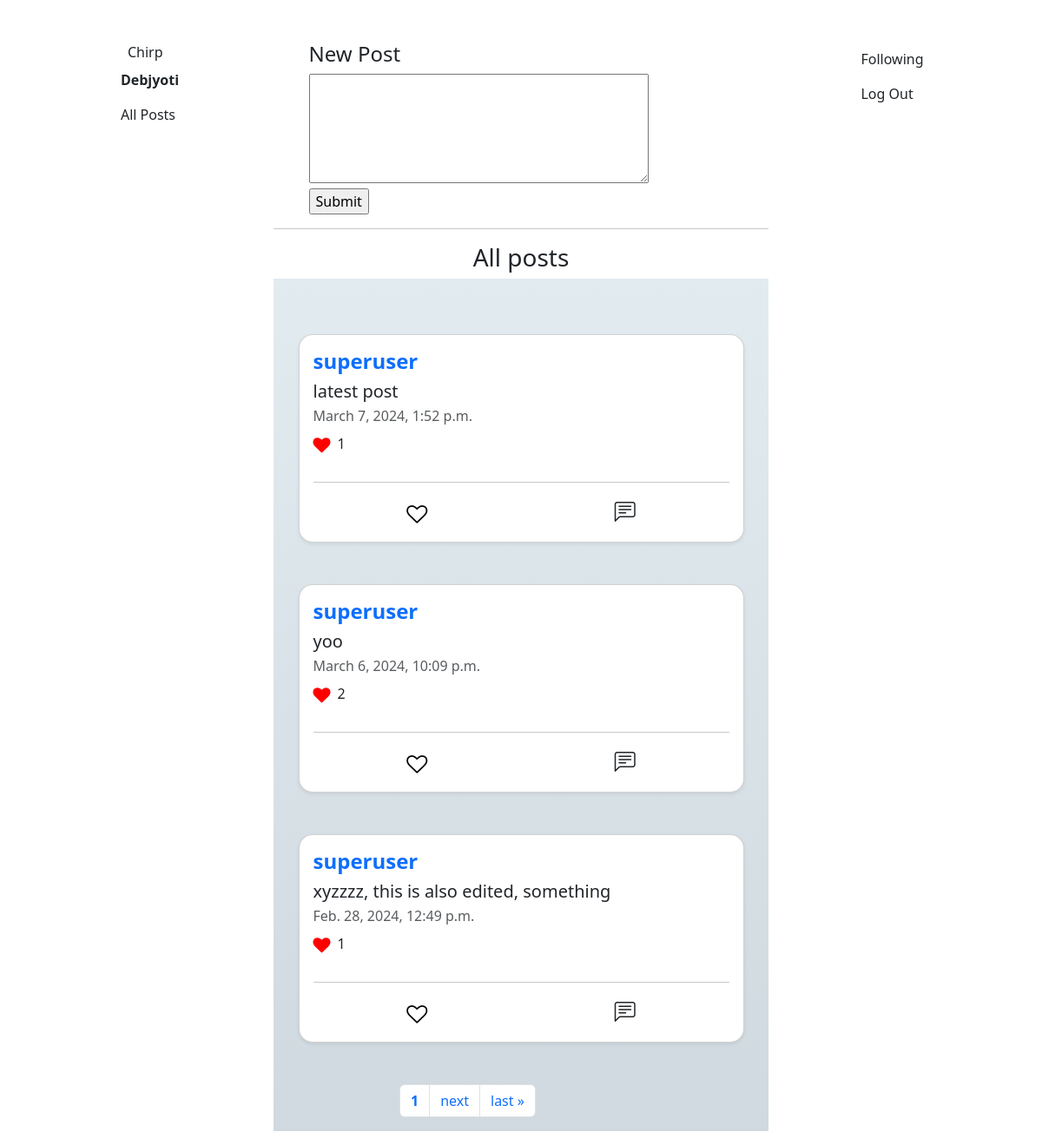
/ (signed in), run on the app's committed database.
### network/models.py (models this page shows)
class User(AbstractUser, models.Model):
    follower_count = models.IntegerField(default=0)
    following_count = models.IntegerField(default=0)
    follower_list = models.ManyToManyField('User', blank=True, related_name='followers')
    following_list = models.ManyToManyField('User', blank=True, related_name='following')

class Posts(models.Model):
    username = models.ForeignKey('User', null=True, on_delete=models.SET_NULL, related_name='all_posts')
    post_content = models.CharField(max_length=1000)
    creation_time = models.DateTimeField(auto_now_add=True, blank=True, null=True)
    likes = models.IntegerField(default=0)
    liked_by = models.ManyToManyField('User', blank=True, related_name='likes')

### network/views.py (the view)
# urls.py: path("", views.index, name="index"),
def index(request):
    posts = Posts.objects.all().order_by('-creation_time')
    paginator = Paginator(posts, 3)
    page_number = request.GET.get("page")
    page_obj = paginator.get_page(page_number)
    return render(request, "network/index.html", {
        "post_form": PostForm(),
        "all_posts": page_obj,
        "all_comments": Comments.objects.all()
    })

### network/forms.py
class PostForm(forms.Form):
    post_content = forms.CharField(label="", widget=forms.Textarea(attrs={"rows":"5"}), max_length=1000)

### network/templates/network/index.html (shortened to what this page needs)
{% extends "network/layout.html" %}
{% load static %}
{% block body %}
  {% if post_form == "profile_pg" %}
    <div class="product-container container-fluid" style="width: 90%;">
      name: {{ user_profile.username }}
      <br>
      followers: {{ user_profile.follower_count }}
      <br>
      following: {{ user_profile.following_count }}
      <br>
      {% if user.is_authenticated and user.username != user_profile.username %}
          <a href="{% url 'followrequest' user_profile.username %}">
              <button>
                  {% if user in user_profile.follower_list.all %}
                      Unfollow
                  {% else %}
                      Follow
                  {% endif %}
              </button>
          </a>
          <br>
      {% endif %}
    </div>
  {% elif post_form != "profile_pg" and post_form != "following_pg" and user.is_authenticated %}
    <div class="product-container container-fluid" style="width: 90%;">
      <h4>New Post</h4>
      <form id="new-post" action="{% url 'newpost' %}" method="post">
        {{ post_form }}
        <input type="submit" value="Submit">
      </form>
    </div>
  {% endif %}
  <hr>
  <h3 class="text-center">All posts </h3>
  <div class="pt-3" style="background: linear-gradient(to top, #cfd9df 0%, #e2ebf0 100%);">
    {% for post in all_posts %}
    <div class="product-container rounded-4 container-fluid card my-5 shadow-sm p-3" style="width: 90%;">
      <div class="d-flex justify-content-between">
        <a class="text-decoration-none" href="{% url 'profile' post.username %}">
          <h4 class="fw-bold">{{ post.username }}</h4>
        </a>
      </div>
      <h5 id="post-{{post.id}}">{{ post.post_content }}</h5>
      <p class="card-subtitle mb-2 text-muted">{{ post.creation_time }}</p>
      <div class="d-flex">
        <i class="fa fa-heart pt-1" style="font-size:20px;color:red"></i>
        <p class="px-2" id="likecount-{{post.id}}">{{ post.likes }}</p>
      </div>
      <hr>
      <div class="d-flex justify-content-around">
        {% if user.is_authenticated %}
        <div id="like-{{post.id}}" onclick="like_post(id)">
          {% if user in post.liked_by.all %}
            <i class="fa fa-heart mt-2" style="font-size:24px;color:red"></i>
          {% else %}
            <i class="fa fa-heart-o mt-2" style="font-size:24px;color:black"></i>
          {% endif %}
        </div>
        {% endif %}
        <div id="loadcomment-{{post.id}}" onclick="load_comments(id)">
          <i class="bi bi-chat-left-text" style="font-size: 24px;"></i>
        </div>
      </div>
    </div>
  {% endfor %}
  <div class="product-container container-fluid" style="width: 25rem;">
    <ul class="pagination px-5">
      <li class="page-item">
          <p class="page-link fw-bold">{{ all_posts.number }}</p>
      </li>
      {% if all_posts.has_next %}
        <li class="page-item">
          <a href="?page={{ all_posts.next_page_number }}" class="page-link">next</a>
        </li>
        <li class="page-item">
          <a href="?page={{ all_posts.paginator.num_pages }}" class="page-link">last &raquo;</a>
        </li>
      {% endif %}
    </ul>
  </div>
  </div>
{% endblock %}

### network/templates/network/layout.html (shortened to what this page needs)
{% load static %}
<!DOCTYPE html>
<html lang="en">
    <head>
        <link rel="stylesheet" href="https://cdn.jsdelivr.net/npm/bootstrap@5.3.2/dist/css/bootstrap.min.css">
        <link rel="stylesheet" href="https://cdn.jsdelivr.net/npm/bootstrap-icons@1.3.0/font/bootstrap-icons.css">
        <link rel="stylesheet" href="https://cdnjs.cloudflare.com/ajax/libs/font-awesome/4.7.0/css/font-awesome.min.css">
        <link href="{% static 'network/styles.css' %}" rel="stylesheet">
    </head>
    <body>
        <div class="container">
            <div class="row">
                <div class="col-md-3 pt-5 d-flex justify-content-center">
                    <nav class="navigation-bar">
                        <ul class="navbar-nav d-flex flex-column">
                            <li class="nav-item">
                                <a class="navbar-brand mx-2" href="#">Chirp</a>
                            </li>
                        {% if user.is_authenticated %}
                            <li class="nav-item">
                                <a class="nav-link" href="{% url 'profile' user.username %}"><strong>{{ user.username }}</strong></a>
                            </li>
                        {% endif %}
                            <li class="nav-item">
                                <a class="nav-link" href="{% url 'index' %}">All Posts</a>
                            </li>
                        </ul>
                      </nav>
                </div>
                <div class="col-md-6 pt-5 px-0">
                    {% block body %}
                    {% endblock %}
                </div>
                <div class="col-md-3 pt-5 d-flex justify-content-center">
                    <nav class="navigation-bar">
                        <ul class="navbar-nav d-flex flex-column">
                        {% if user.is_authenticated %}
                            <li class="nav-item">
                                <a class="nav-link" href="{% url 'following' %}">Following</a>
                            </li>
                            <li class="nav-item">
                                <a class="nav-link" href="{% url 'logout' %}">Log Out</a>
                            </li>
                        {% endif %}
                        </ul>
                      </nav>
                </div>
            </div>
        </div>
    </body>
</html>

### network/static/network/styles.css (style rules this page uses)
.navigation-bar { position: relative; }
@media (min-width: 768px) { .navigation-bar { position: fixed; } }
input, textarea { max-width: 100%; }

### data on the page
User: username "Debjyoti"
Posts: username "superuser", post_content "latest post", creation_time "March 7, 2024, 1:52 p.m.", likes "1"
Posts: username "superuser", post_content "yoo", creation_time "March 6, 2024, 10:09 p.m.", likes "2"
Posts: username "superuser", post_content "xyzzzz, this is also edited, something", creation_time "Feb. 28, 2024, 12:49 p.m.", likes "1"

### other printed values
{{ all_posts.number }} "1"
